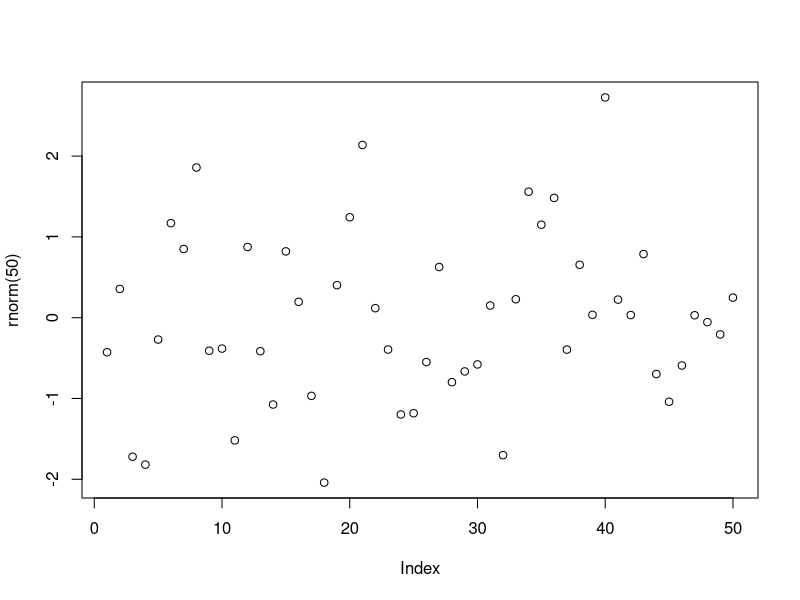

Generate this figure with R:
# Opening the graphical device
pdf("my_plot.pdf")

# Creating a plot
plot(rnorm(50))

# Closing the graphical device
dev.off() 
